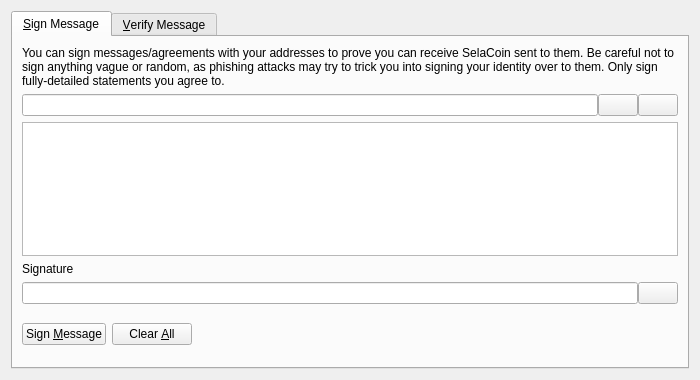
<?xml version="1.0" encoding="UTF-8"?>
<ui version="4.0">
 <class>SignVerifyMessageDialog</class>
 <widget class="QDialog" name="SignVerifyMessageDialog">
  <property name="geometry">
   <rect>
    <x>0</x>
    <y>0</y>
    <width>700</width>
    <height>380</height>
   </rect>
  </property>
  <property name="windowTitle">
   <string>Signatures - Sign / Verify a Message</string>
  </property>
  <property name="modal">
   <bool>true</bool>
  </property>
  <layout class="QVBoxLayout" name="verticalLayout">
   <item>
    <widget class="QTabWidget" name="tabWidget">
     <property name="currentIndex">
      <number>0</number>
     </property>
     <widget class="QWidget" name="tabSignMessage">
      <attribute name="title">
       <string>&amp;Sign Message</string>
      </attribute>
      <layout class="QVBoxLayout" name="verticalLayout_SM">
       <item>
        <widget class="QLabel" name="infoLabel_SM">
         <property name="text">
          <string>You can sign messages/agreements with your addresses to prove you can receive SelaCoin sent to them. Be careful not to sign anything vague or random, as phishing attacks may try to trick you into signing your identity over to them. Only sign fully-detailed statements you agree to.</string>
         </property>
         <property name="textFormat">
          <enum>Qt::PlainText</enum>
         </property>
         <property name="wordWrap">
          <bool>true</bool>
         </property>
        </widget>
       </item>
       <item>
        <layout class="QHBoxLayout" name="horizontalLayout_1_SM">
         <property name="spacing">
          <number>0</number>
         </property>
         <item>
          <widget class="QValidatedLineEdit" name="addressIn_SM">
           <property name="toolTip">
            <string>The SelaCoin address to sign the message with</string>
           </property>
          </widget>
         </item>
         <item>
          <widget class="QPushButton" name="addressBookButton_SM">
           <property name="toolTip">
            <string>Choose previously used address</string>
           </property>
           <property name="text">
            <string/>
           </property>
           <property name="shortcut">
            <string>Alt+A</string>
           </property>
           <property name="autoDefault">
            <bool>false</bool>
           </property>
          </widget>
         </item>
         <item>
          <widget class="QPushButton" name="pasteButton_SM">
           <property name="toolTip">
            <string>Paste address from clipboard</string>
           </property>
           <property name="text">
            <string/>
           </property>
           <property name="shortcut">
            <string>Alt+P</string>
           </property>
           <property name="autoDefault">
            <bool>false</bool>
           </property>
          </widget>
         </item>
        </layout>
       </item>
       <item>
        <widget class="QPlainTextEdit" name="messageIn_SM">
         <property name="toolTip">
          <string>Enter the message you want to sign here</string>
         </property>
        </widget>
       </item>
       <item>
        <widget class="QLabel" name="signatureLabel_SM">
         <property name="text">
          <string>Signature</string>
         </property>
         <property name="textFormat">
          <enum>Qt::PlainText</enum>
         </property>
        </widget>
       </item>
       <item>
        <layout class="QHBoxLayout" name="horizontalLayout_2_SM">
         <property name="spacing">
          <number>0</number>
         </property>
         <item>
          <widget class="QLineEdit" name="signatureOut_SM">
           <property name="font">
            <font>
             <italic>true</italic>
            </font>
           </property>
           <property name="readOnly">
            <bool>true</bool>
           </property>
          </widget>
         </item>
         <item>
          <widget class="QPushButton" name="copySignatureButton_SM">
           <property name="toolTip">
            <string>Copy the current signature to the system clipboard</string>
           </property>
           <property name="text">
            <string/>
           </property>
           <property name="autoDefault">
            <bool>false</bool>
           </property>
          </widget>
         </item>
        </layout>
       </item>
       <item>
        <layout class="QHBoxLayout" name="horizontalLayout_3_SM">
         <item>
          <widget class="QPushButton" name="signMessageButton_SM">
           <property name="toolTip">
            <string>Sign the message to prove you own this SelaCoin address</string>
           </property>
           <property name="text">
            <string>Sign &amp;Message</string>
           </property>
           <property name="autoDefault">
            <bool>false</bool>
           </property>
          </widget>
         </item>
         <item>
          <widget class="QPushButton" name="clearButton_SM">
           <property name="toolTip">
            <string>Reset all sign message fields</string>
           </property>
           <property name="text">
            <string>Clear &amp;All</string>
           </property>
           <property name="autoDefault">
            <bool>false</bool>
           </property>
          </widget>
         </item>
         <item>
          <spacer name="horizontalSpacer_1_SM">
           <property name="orientation">
            <enum>Qt::Horizontal</enum>
           </property>
           <property name="sizeHint" stdset="0">
            <size>
             <width>40</width>
             <height>48</height>
            </size>
           </property>
          </spacer>
         </item>
         <item>
          <widget class="QLabel" name="statusLabel_SM">
           <property name="font">
            <font>
             <weight>75</weight>
             <bold>true</bold>
            </font>
           </property>
           <property name="text">
            <string/>
           </property>
           <property name="wordWrap">
            <bool>true</bool>
           </property>
          </widget>
         </item>
         <item>
          <spacer name="horizontalSpacer_2_SM">
           <property name="orientation">
            <enum>Qt::Horizontal</enum>
           </property>
           <property name="sizeHint" stdset="0">
            <size>
             <width>40</width>
             <height>48</height>
            </size>
           </property>
          </spacer>
         </item>
        </layout>
       </item>
      </layout>
     </widget>
     <widget class="QWidget" name="tabVerifyMessage">
      <attribute name="title">
       <string>&amp;Verify Message</string>
      </attribute>
      <layout class="QVBoxLayout" name="verticalLayout_VM">
       <item>
        <widget class="QLabel" name="infoLabel_VM">
         <property name="text">
          <string>Enter the receiver's address, message (ensure you copy line breaks, spaces, tabs, etc. exactly) and signature below to verify the message. Be careful not to read more into the signature than what is in the signed message itself, to avoid being tricked by a man-in-the-middle attack. Note that this only proves the signing party receives with the address, it cannot prove sendership of any transaction!</string>
         </property>
         <property name="textFormat">
          <enum>Qt::PlainText</enum>
         </property>
         <property name="alignment">
          <set>Qt::AlignLeading|Qt::AlignLeft|Qt::AlignTop</set>
         </property>
         <property name="wordWrap">
          <bool>true</bool>
         </property>
        </widget>
       </item>
       <item>
        <layout class="QHBoxLayout" name="horizontalLayout_1_VM">
         <property name="spacing">
          <number>0</number>
         </property>
         <item>
          <widget class="QValidatedLineEdit" name="addressIn_VM">
           <property name="toolTip">
            <string>The SelaCoin address the message was signed with</string>
           </property>
          </widget>
         </item>
         <item>
          <widget class="QPushButton" name="addressBookButton_VM">
           <property name="toolTip">
            <string>Choose previously used address</string>
           </property>
           <property name="text">
            <string/>
           </property>
           <property name="shortcut">
            <string>Alt+A</string>
           </property>
           <property name="autoDefault">
            <bool>false</bool>
           </property>
          </widget>
         </item>
        </layout>
       </item>
       <item>
        <widget class="QPlainTextEdit" name="messageIn_VM"/>
       </item>
       <item>
        <widget class="QValidatedLineEdit" name="signatureIn_VM"/>
       </item>
       <item>
        <layout class="QHBoxLayout" name="horizontalLayout_2_VM">
         <item>
          <widget class="QPushButton" name="verifyMessageButton_VM">
           <property name="toolTip">
            <string>Verify the message to ensure it was signed with the specified SelaCoin address</string>
           </property>
           <property name="text">
            <string>Verify &amp;Message</string>
           </property>
           <property name="autoDefault">
            <bool>false</bool>
           </property>
          </widget>
         </item>
         <item>
          <widget class="QPushButton" name="clearButton_VM">
           <property name="toolTip">
            <string>Reset all verify message fields</string>
           </property>
           <property name="text">
            <string>Clear &amp;All</string>
           </property>
           <property name="autoDefault">
            <bool>false</bool>
           </property>
          </widget>
         </item>
         <item>
          <spacer name="horizontalSpacer_1_VM">
           <property name="orientation">
            <enum>Qt::Horizontal</enum>
           </property>
           <property name="sizeHint" stdset="0">
            <size>
             <width>40</width>
             <height>48</height>
            </size>
           </property>
          </spacer>
         </item>
         <item>
          <widget class="QLabel" name="statusLabel_VM">
           <property name="font">
            <font>
             <weight>75</weight>
             <bold>true</bold>
            </font>
           </property>
           <property name="text">
            <string/>
           </property>
           <property name="wordWrap">
            <bool>true</bool>
           </property>
          </widget>
         </item>
         <item>
          <spacer name="horizontalSpacer_2_VM">
           <property name="orientation">
            <enum>Qt::Horizontal</enum>
           </property>
           <property name="sizeHint" stdset="0">
            <size>
             <width>40</width>
             <height>48</height>
            </size>
           </property>
          </spacer>
         </item>
        </layout>
       </item>
      </layout>
     </widget>
    </widget>
   </item>
  </layout>
 </widget>
 <customwidgets>
  <customwidget>
   <class>QValidatedLineEdit</class>
   <extends>QLineEdit</extends>
   <header>qvalidatedlineedit.h</header>
  </customwidget>
 </customwidgets>
 <resources>
  <include location="../selacoin.qrc"/>
 </resources>
 <connections/>
</ui>
